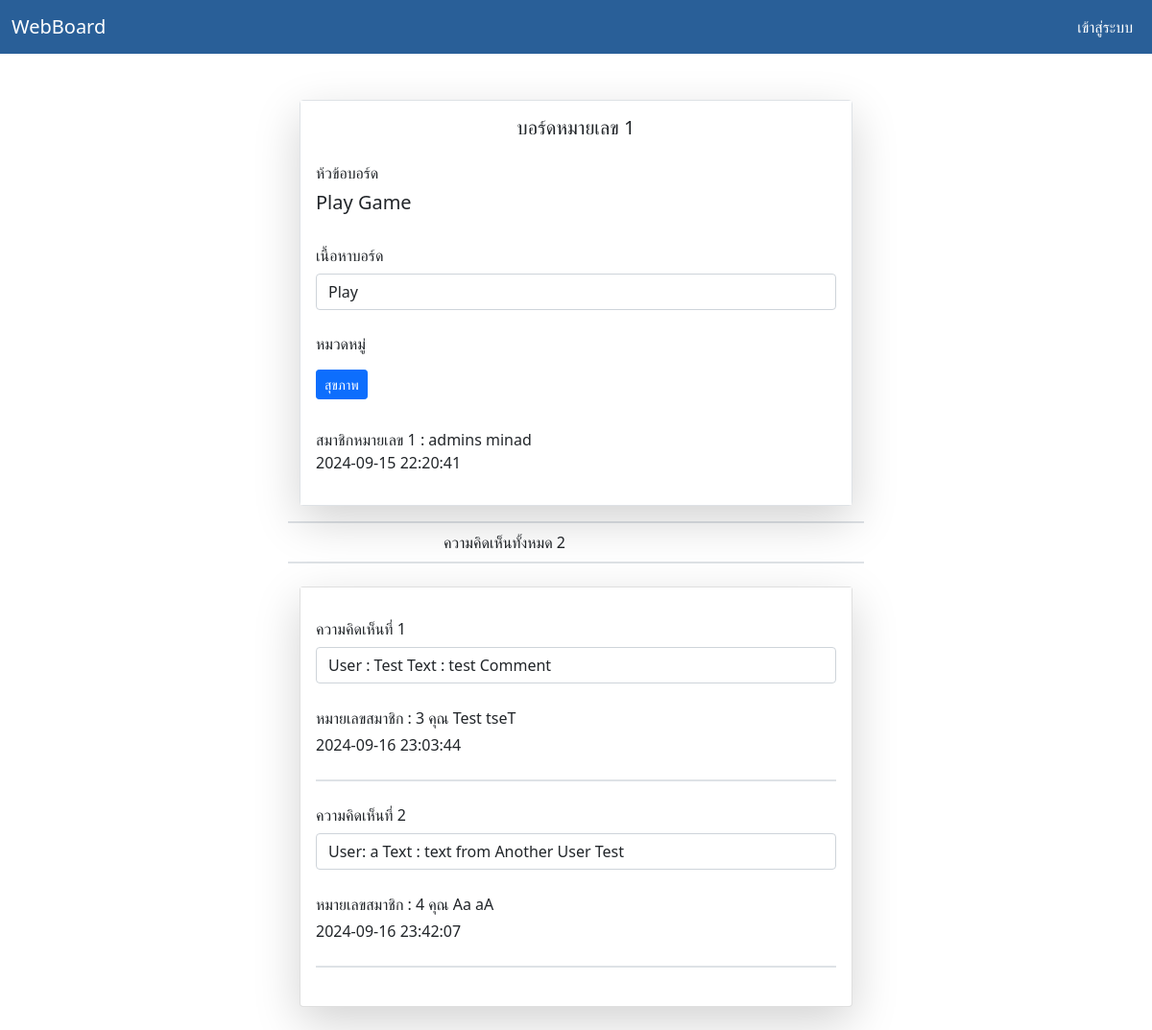
The app's page /boardDetail.php?boardID=1 with its own data.
### tables this page shows
CREATE TABLE IF NOT EXISTS `board` (
  `boardID` int NOT NULL AUTO_INCREMENT,
  `boardHeader` varchar(255) DEFAULT NULL,
  `boardBody` text,
  `userID` int DEFAULT NULL,
  `categoryID` int DEFAULT NULL,
  `boardDate` date DEFAULT NULL,
  `boardTime` time DEFAULT NULL,
  `boardImageName` text,
  PRIMARY KEY (`boardID`),
  KEY `FK_board_users` (`userID`),
  KEY `FK_board_category` (`categoryID`),
  CONSTRAINT `board_ibfk_1` FOREIGN KEY (`categoryID`) REFERENCES `category` (`categoryID`),
  CONSTRAINT `board_ibfk_2` FOREIGN KEY (`categoryID`) REFERENCES `category` (`categoryID`),
  CONSTRAINT `FK_board_category` FOREIGN KEY (`categoryID`) REFERENCES `category` (`categoryID`),
  CONSTRAINT `FK_board_users` FOREIGN KEY (`userID`) REFERENCES `users` (`userID`)
);

CREATE TABLE IF NOT EXISTS `category` (
  `categoryID` int NOT NULL AUTO_INCREMENT,
  `categoryName` varchar(255) DEFAULT NULL,
  PRIMARY KEY (`categoryID`)
);

CREATE TABLE IF NOT EXISTS `users` (
  `userID` int NOT NULL AUTO_INCREMENT,
  `email` varchar(255) DEFAULT NULL,
  `userPassword` varchar(255) DEFAULT NULL,
  `firstName` varchar(255) DEFAULT NULL,
  `lastName` varchar(255) DEFAULT NULL,
  `userImage` text,
  `userDate` date DEFAULT NULL,
  `userTime` time DEFAULT NULL,
  `userRole` int DEFAULT '0',
  PRIMARY KEY (`userID`)
);

CREATE TABLE IF NOT EXISTS `comment` (
  `commentID` int NOT NULL AUTO_INCREMENT,
  `userID` int DEFAULT NULL,
  `boardID` int DEFAULT NULL,
  `commentDetail` text,
  `commnetImageID` int DEFAULT NULL,
  `commentStatus` int DEFAULT (0),
  `commentDate` date DEFAULT NULL,
  `commentTime` time DEFAULT NULL,
  PRIMARY KEY (`commentID`),
  KEY `userID` (`userID`),
  KEY `boardID` (`boardID`),
  CONSTRAINT `comment_ibfk_1` FOREIGN KEY (`userID`) REFERENCES `users` (`userID`),
  CONSTRAINT `comment_ibfk_2` FOREIGN KEY (`boardID`) REFERENCES `board` (`boardID`)
);

### db/db_connect.php (called while the page is built, shortened)
<?php
function countRow($table, $column,$value) {
    $sql = 'SELECT * FROM '.$table.' WHERE '.$column.' = "'.$value.'" ';
    $result = mysqli_query($GLOBALS['conn'],$sql);
    return $result->num_rows;
}
function getData($sql) {
    $result =  mysqli_query($GLOBALS['conn'],$sql);
    $data = mysqli_fetch_assoc($result);
    return $data;
}
?>

### boardDetail.php (the view, shortened to what this page needs)
<!DOCTYPE html>
<html lang="en">
<head>
    <link href="css/style.css" rel="stylesheet" type="text/css"/>
    <link href="https://cdn.jsdelivr.net/npm/bootstrap@5.0.2/dist/css/bootstrap.min.css" rel="stylesheet">
    <?php
            require 'db/db_connect.php';
            $boardSql = 'SELECT board.boardHeader, board.boardBody,board.userID AS userBoardID, board.categoryID,board.boardDate,board.boardTime ,
                    users.firstName AS userBoardFirstName , users.lastName AS userBoardLastName ,
                    category.categoryName
                    FROM board INNER JOIN users ON users.userID = board.userID AND board.boardID = '.$_GET['boardID'].'
                    INNER JOIN category  ON category.categoryID = board.categoryID  WHERE board.boardID = '.$_GET['boardID'].'' ;
             $board = getData($boardSql);
             $comment = countRow('comment','boardID',$_GET['boardID']);
            $getcommentSQL = 'SELECT * FROM comment WHERE boardID = '.$_GET['boardID'].' ';
            $resultComment = mysqli_query($GLOBALS['conn'],$getcommentSQL);
    ?>
</head>
<body>
    <?php require 'req/navbar.php' ?>
    <div class="container-fluid mt-5 mb-2 ">
    <form method="post" enctype="multipart/form-data">
        <div class="row mt-4 mb-4 ">
            <div class="col-lg-3 ">
            </div>
            <div class="col-lg-6">
                <div class="card border mb-2  shadow-lg ">
                    <div class="card-body">
                        <h5 class="card-title text-center ">บอร์ดหมายเลข <?php echo $_GET['boardID'] ?></h5>
                        <p class="card-text form-inline">
                            <div class="mb-3 row">
                            <label for="email" class="col-sm-3 col-form-label text-while">ห้วข้อบอร์ด</label>
                                <h5 class="text-start"><?php echo $board['boardHeader'] ?></h5>
                            </div>
                            <div class="mb-3 row">
                                <label for="userPassword" class="col-sm-3 col-form-label" >เนื้อหาบอร์ด</label>
                                <div class="col-sm-12">
                                <span disabled class="form-control" name="boardBody" id="boardBody" diabled
                                placeholder="Enter Board Body"><?php echo $board['boardBody']; ?></span>
                                </div>
                            </div>
                            <div class=" mb-3 ">
                            <label for="email" class="col-sm-3 col-form-label text-while">หมวดหมู่</label><br>
                                <span    class="btn btn-sm btn-primary  mt-2 ml-2"> <?php echo $board['categoryName'] ?></span>
                            </div>
                            <div class="mb-3 row">
                                <label for="userPassword" class="col-sm-3 col-form-label" >
                                </label>
                                <div class="col-sm-12">
                                <span >สมาชิกหมายเลข <?php echo $board['userBoardID'] ?> :  <?php echo $board['userBoardFirstName'].' '. $board['userBoardLastName'] ?> </span><br>
                                <span classs="card-text" ><?php echo $board['boardDate'].' '.$board['boardTime']; ?> </span>
                            </div>
                            </div>
                        </p>
                    </div>
                </div>
                <div class="row mt-3">
                <div class="border"></div>
                    <div class="col-sm-3"></div>
                    <div class="col-sm-6 mt-2 mb-2">
                    <span class> ความคิดเห็นทั้งหมด <?php echo $comment; ?></span>
                    </div>
                    <div class="col-sm-3"></div>
                    <div class="border "></div>
                </div>
                <div class="card mt-4 shadow-lg  ">
                    <div class="card-body mb-2">
                                <?php $i=0; while($data = mysqli_fetch_assoc($resultComment)) {
                                    $i++;
                                    $userCommentSQL = 'SELECT firstName,lastName FROM users WHERE userID = '.$data['userID'].' ';
                                    $userData = getData($userCommentSQL);
                                    ?>
                                    <label  class="col-sm-3 col-form-label">ความคิดเห็นที่  <?php echo $i;if(@$_SESSION['userID'] == $data['userID'] ) { ?>
                                    <?php } ?> </label>
                                <div class="col-sm-12">
                                <span disabled class="form-control" name="boardBody" id="boardBody" diabled
                                placeholder="Enter Board Body"><?php echo $data['commentDetail']; ?></span>
                                </div> <br>
                                <p class="card-text mb-1"> หมายเลขสมาชิก :  <?php echo $data['userID']." คุณ ".$userData['firstName'].' '.$userData['lastName'];  ?>   </p>
                                <span classs="card-text" ><?php echo $data['commentDate'].' '.$data['commentTime']; ?> </span>  <br> <br>
                                <p class="border"></p>
                                <?php } ?>
                                </div>
                    </div>
            </div>
            <div class="col-lg-3"> </div>
            </form>
        </div>
    </body>
</html>

### css/style.css (style rules this page uses)
.card-body { background-color: #ffffff; }

### records on screen
board: boardHeader "Play Game", boardBody "Play", categoryID.categoryName "สุขภาพ", userID "1", userID.firstName "admins", userID.lastName "minad", boardDate "2024-09-15", boardTime "22:20:41"
comment: commentDetail "User : Test Text : test Comment", userID "3", userID.firstName "Test", userID.lastName "tseT", commentDate "2024-09-16", commentTime "23:03:44"
comment: commentDetail "User: a Text : text from Another User Test", userID "4", userID.firstName "Aa", userID.lastName "aA", commentDate "2024-09-16", commentTime "23:42:07"

### other values on screen
$_GET['boardID'] "1"
$comment "2"
